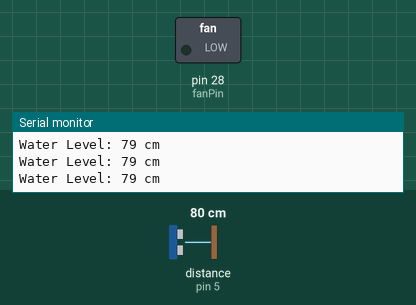
Simulated run of this sketch. Board: Arduino Mega 2560, built with avr-gcc and run on an emulated ATmega2560. Parts: switched loads named in the sketch (green lamp = pin HIGH), the last lines printed to the serial monitor. Wiring (inferred from the names in the program): ultrasonic range finder: trigger pin 4; echo pin 5. Inputs (shaded band) come from the test bench; at power-on: distance to the obstacle (sensor on pin 5) 80 cm. The echo pulse lasts 58.3 µs per cm; pins used as bus, display or sensor lines are not drawn.

Above: at 1.2 s.
1.3 s: distance to the obstacle (sensor on pin 5) set to 13 cm
2.8 s: distance to the obstacle (sensor on pin 5) set to 10 cm
At 4.0 s:
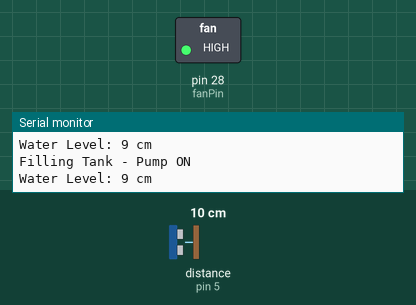
Timing chart, 0 to 5.8 s (numbered marks = the images above; inputs shaded):
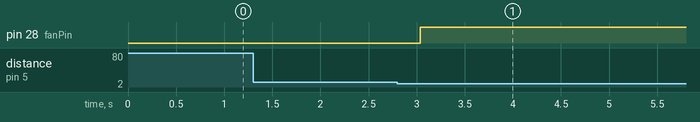

Measured:
- the behaviour switches between 12 and 11 cm on distance to the obstacle (sensor on pin 5) (found by bisection; images 0 and 1)
- after the input at 2.8 s, pin 28 (fanPin): LOW → HIGH after 0.24 s

The sketch:

Water_System.ino
```cpp
/*
  Automatic Water Supply System
  Source: Graduation Project PDF (Page 62-66)
  Sensor: Ultrasonic HC-SR04
  Actuator: Water Pump (Fan)
  Controller: Arduino Mega 2560
*/

#define echoPin 5
#define trigPin 4
#define fanPin 28
#define LowRange 5    // Low water level (pump ON)
#define MidRange 10   // Medium water level

long duration, distance;

void setup() {
  Serial.begin(9600);
  pinMode(trigPin, OUTPUT);
  pinMode(echoPin, INPUT);
  pinMode(fanPin, OUTPUT);
  Serial.println("Water Supply System Ready");
}

void loop() {
  // Trigger ultrasonic pulse
  digitalWrite(trigPin, LOW);
  delayMicroseconds(2);
  digitalWrite(trigPin, HIGH);
  delayMicroseconds(10);
  digitalWrite(trigPin, LOW);

  // Measure echo time
  duration = pulseIn(echoPin, HIGH);

  // Calculate distance in cm
  distance = duration / 58.2;

  // Control pump based on water level
  if (distance > 0 && distance <= LowRange) {
    digitalWrite(fanPin, LOW);   // Pump OFF (tank full)
    Serial.println("Tank Full - Pump OFF");
  }
  else if (distance > LowRange && distance <= MidRange) {
    digitalWrite(fanPin, HIGH);  // Pump ON (filling)
    Serial.println("Filling Tank - Pump ON");
  }

  Serial.print("Water Level: ");
  Serial.print(distance);
  Serial.println(" cm");

  delay(300);
}
```
